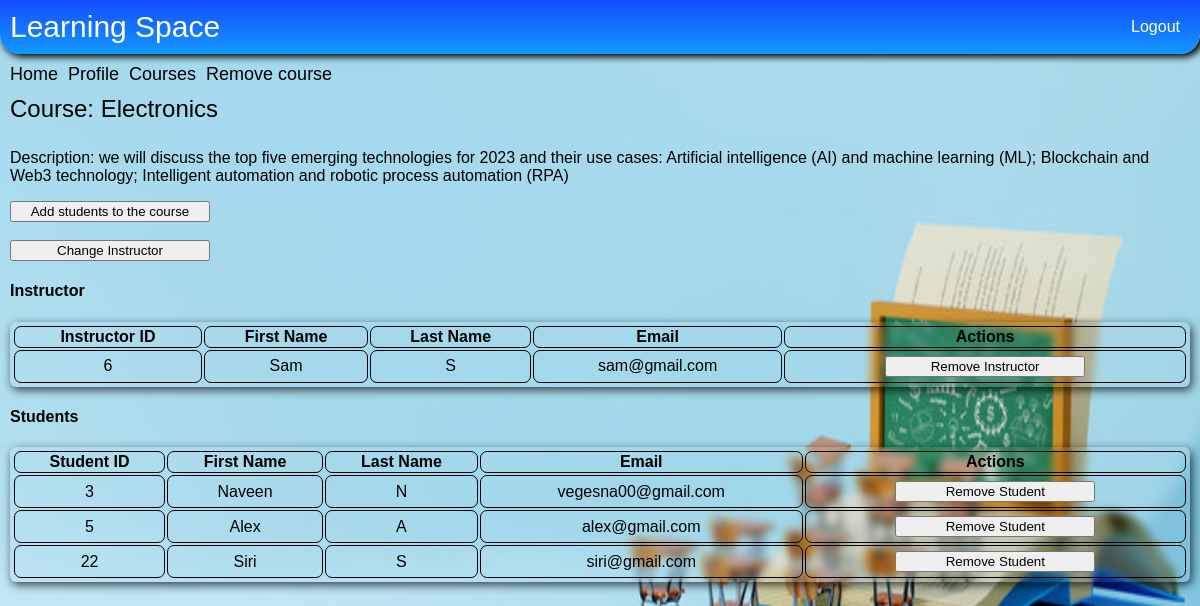
Screenshot of /course/details-all (signed in) with the database file from the repository.
### e_learn/models.py (models this page shows)
class Course(models.Model):
    name = models.CharField(max_length=60)
    description = models.TextField(default=None, null=True, blank=True)
    institution = models.ForeignKey(Institution, on_delete=models.CASCADE)

class User(AbstractUser):
    is_student = models.BooleanField(default=False)
    is_instructor = models.BooleanField(default=False)
    is_institution = models.BooleanField(default=False)

### e_learn/views.py (the view)
# urls.py: path('course/details-all', views.display_course_data, name='complete_course_details'),
@login_required(login_url="institution_login")
def display_course_data(request):
    course_id = request.GET.get('course_id')
    send_data = {}
    try:
        if course_id is None:
            course_id = request.session["course_id"]
            del request.session["course_id"]
    except Exception as e:
        return redirect('logout')
    data = course_users(course_id)
    students_exists = True
    instructor_exists = True
    if data is None:
        course = Course.objects.get(id=course_id)
        return render(request, "course_data_to_institution.html",
                      {'course_details': course, 'msg': "No Student or Instructor is assigned to this course yet."})
    if data["instructor"] is None:
        instructor_exists = False
    if len(data["students_lst"]) == 0:
        students_exists = False
    send_data = {'course_details': data["course"], 'students_lst': data["students_lst"],
                 'instructor': data["instructor"], 'instructor_exists': instructor_exists,
                 'students_exists': students_exists}
    return render(request, "course_data_to_institution.html", send_data)

### e_learn/views.py (called while the page is built)
def course_users(course_id):
    try:
        course = Course.objects.get(id=course_id)
        lst_user_relations = UserCourseRelation.objects.filter(course=course)
        students_lst = []
        instructor = None
        for relation in lst_user_relations:
            if relation.user.is_instructor:
                instructor = relation.user
            else:
                students_lst.append(relation.user)
        if len(students_lst) == 0 and instructor is None:
            return None
        return {"course": course, "students_lst": students_lst, "instructor": instructor}
    except Exception as e:
        return None

### e_learn/templates/course_data_to_institution.html (shortened to what this page needs)
{% extends "base_loggedIn.html" %}
{% block body %}
    {% load static %}
    <link rel="stylesheet" type="text/css" href="{% static 'css/table_pages.css' %}"/>
    <div class="course-list-page">
        <div class="course-list-header">
            <a href="{% url 'institution_home' %}">Home</a>
            <a href="{% url 'institution_home' %}?request_profile=True">Profile</a>
            <a href="{% url 'course_list' %}">Courses</a>
            <a href="{% url 'remove_course' %}?course_id={{ course_details.id }}">Remove course</a>
        </div>
        <span class="title">Course: {{ course_details.name }}</span>
        <p>Description: {{ course_details.description }}</p>
        <button type="button">
            <a href="{% url 'add_students_to_course' %}?course_id={{ course_details.id }}">Add students to the
                course</a>
        </button>
        <br>
        {% if instructor_exists %}
            <button type="button">
                <a href="{% url 'add_instructor_to_course' %}?course_id={{ course_details.id }}">Change Instructor</a>
                <br>
            </button>
            <h4>Instructor</h4>
            <table class="table-class">
                <thead>
                <tr>
                    <th scope="col" style="border: 1px solid black;"> Instructor ID</th>
                    <th scope="col" style="border: 1px solid black;"> First Name</th>
                    <th scope="col" style="border: 1px solid black;"> Last Name</th>
                    <th scope="col" style="border: 1px solid black;"> Email</th>
                    <th scope="col" style="border: 1px solid black;"> Actions</th>
                </tr>
                </thead>
                <tbody>
                <tr>
                    <td style="border: 1px solid black;padding: 5px" align="center">{{ instructor.id }}</td>
                    <td style="border: 1px solid black;padding: 5px" align="center">{{ instructor.first_name }}</td>
                    <td style="border: 1px solid black;padding: 5px" align="center">{{ instructor.last_name }}</td>
                    <td style="border: 1px solid black;padding: 5px" align="center">{{ instructor.email }}</td>
                    <td style="border: 1px solid black;padding: 5px" align="center">
                        <form action="{% url 'remove_user_from_course' %}" method="POST"> {% csrf_token %}
                            <button type="submit">Remove Instructor</button>
                        </form>
                    </td>
                </tr>
                </tbody>
            </table>
        {% else %}
            <button type="button">
                <a href="{% url 'add_instructor_to_course' %}?course_id={{ course_details.id }}">Assign Instructor</a>
                <br>
            </button>
        {% endif %}
        {% if students_exists %}
            <h4>Students</h4>
            <table class="table-class">
                <thead>
                <tr>
                    <th scope="col" style="border: 1px solid black;"> Student ID</th>
                    <th scope="col" style="border: 1px solid black;"> First Name</th>
                    <th scope="col" style="border: 1px solid black;"> Last Name</th>
                    <th scope="col" style="border: 1px solid black;"> Email</th>
                    <th scope="col" style="border: 1px solid black;"> Actions</th>
                </tr>
                </thead>
                <tbody>
                {% for user in students_lst %}
                    <tr>
                        <td style="border: 1px solid black;padding: 5px" align="center">{{ user.id }}</td>
                        <td style="border: 1px solid black;padding: 5px" align="center">{{ user.first_name }}</td>
                        <td style="border: 1px solid black;padding: 5px" align="center">{{ user.last_name }}</td>
                        <td style="border: 1px solid black;padding: 5px" align="center">{{ user.email }}</td>
                        <td style="border: 1px solid black;padding: 5px" align="center">
                            <form action="{% url 'remove_user_from_course' %}" method="POST"> {% csrf_token %}
                                <button type="submit">Remove Student</button>
                            </form>
                        </td>
                    </tr>
                {% endfor %}
                </tbody>
            </table>
        {% elif instructor_exists %}
            <br> This course does not have any students enrolled yet. <br>
        {% endif %}
    </div>
{% endblock %}

### e_learn/static/css/base_loggedIn.css (style rules this page uses)
body { margin: 0px; background-image: url('../assets/book.jpeg'); background-size: 100% 100%; background-repeat: no-repeat; background-position: center center; height: 100vh; width: 100vw; font-family: Arial, sans-serif; color: black; }

### e_learn/static/css/table_pages.css (style rules this page uses)
.course-list-page { display: flex; flex-direction: column; }
.course-list-page .course-list-header { display: flex; font-size: 18px; }
.course-list-page .course-list-header > a { text-decoration: none; color: #000000; padding-right: 10px; }
.course-list-page .title { font-size: 24px; padding: 10px 0; }
.course-list-page button { width: 200px; }
.course-list-page button a { text-decoration: none; color: #000000; }
.course-list-page .table-class { border-radius: 6px; padding: 2px; backdrop-filter: blur(4px); -webkit-backdrop-filter: blur(4px); box-shadow: 2px 3px 10px 0px rgba(0, 0, 0, 0.71); -webkit-box-shadow: 2px 3px 10px 0px rgba(0, 0, 0, 0.71); -moz-box-shadow: 2px 3px 10px 0px rgba(0, 0, 0, 0.71); }
.course-list-page .table-class tr, .course-list-page .table-class th, .course-list-page .table-class td { border-radius: 7px; }

### rows the page displays
Course: name "Electronics", description "we will discuss the top five emerging technologies for 2023 and their use cases: Artificial intelligence (AI) and machine learning (ML); Blockchain and Web3 technology; Intelligent automation and robotic process automation (RPA)"
User: id "6", first_name "Sam", last_name "S", email "sam@gmail.com"
User: id "3", first_name "Naveen", last_name "N", email "vegesna00@gmail.com"
User: id "5", first_name "Alex", last_name "A", email "alex@gmail.com"
User: id "22", first_name "Siri", last_name "S", email "siri@gmail.com"
